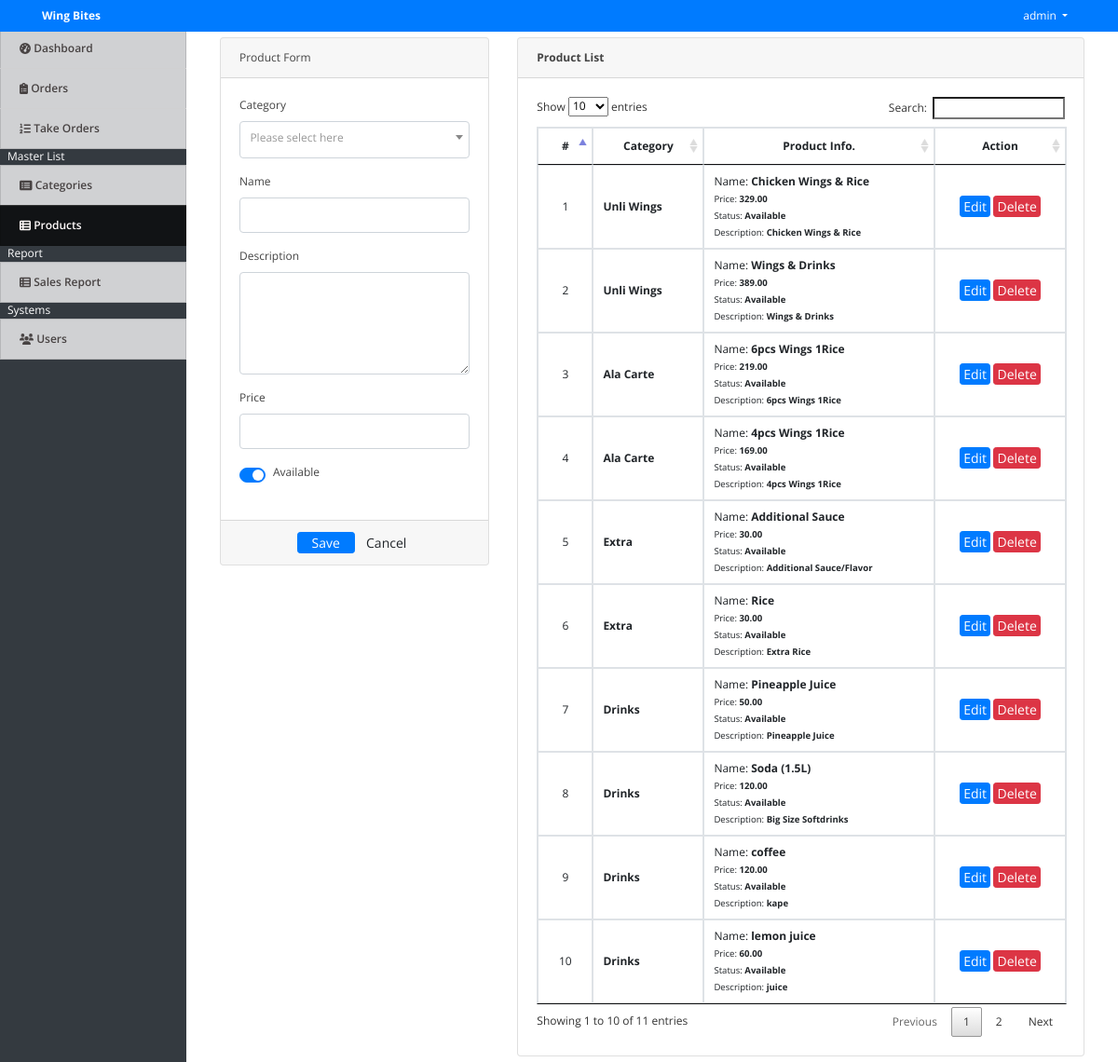
Screenshot of /index.php?page=products (signed in) with the database file from the repository.
### tables this page shows
CREATE TABLE `products` (
  `id` int(30) NOT NULL,
  `category_id` int(30) NOT NULL,
  `name` varchar(200) NOT NULL,
  `description` text NOT NULL,
  `price` float NOT NULL,
  `status` tinyint(1) NOT NULL DEFAULT 1 COMMENT '0=Unavailable,1=Available'
);

### products.php (the view, shortened to what this page needs)
<?php include('db_connect.php');?>
<div class="container-fluid">
	<div class="col-lg-12">
		<div class="row">
			<div class="col-md-4">
			<form action="" id="manage-product">
				<div class="card">
					<div class="card-header">
						   Product Form
				  	</div>
					<div class="card-body">
							<div class="form-group">
								<label class="control-label">Category</label>
									<?php
									$qry = $conn->query("SELECT * FROM categories order by name asc");
									while($row=$qry->fetch_assoc()):
										$cname[$row['id']] = ucwords($row['name']);
									?>
								<?php endwhile; ?>
							</div>
							<div class="form-group">
								<label class="control-label">Name</label>
								<input type="text" class="form-control" name="name">
							</div>
							<div class="form-group">
								<label class="control-label">Description</label>
								<textarea name="description" id="description" cols="30" rows="4" class="form-control"></textarea>
							</div>
							<div class="form-group">
								<label class="control-label">Price</label>
								<input type="number" class="form-control text-right" name="price">
							</div>
							<div class="form-group">
								<div class="custom-control custom-switch">
								  <label class="custom-control-label" for="status">Available</label>
								</div>
							</div>
					</div>
					<div class="card-footer">
						<div class="row">
							<div class="col-md-12">
								<button class="btn btn-sm btn-primary col-sm-3 offset-md-3"> Save</button>
								<button class="btn btn-sm btn-default col-sm-3" type="button" onclick="$('#manage-product').get(0).reset()"> Cancel</button>
							</div>
						</div>
					</div>
				</div>
			</form>
			</div>
			<div class="col-md-8">
				<div class="card">
					<div class="card-header">
						<b>Product List</b>
					</div>
					<div class="card-body">
						<table class="table table-bordered table-hover">
							<thead>
								<tr>
									<th class="text-center">#</th>
									<th class="text-center">Category</th>
									<th class="text-center">Product Info.</th>
									<th class="text-center">Action</th>
								</tr>
							</thead>
							<tbody>
								<?php
								$i = 1;
								$product = $conn->query("SELECT * FROM products order by id asc");
								while($row=$product->fetch_assoc()):
								?>
								<tr>
									<td class="text-center"><?php echo $i++ ?></td>
									<td class="">
										<p><b><?php echo $cname[$row['category_id']] ?></b></p>
									</td>
									<td class="">
										<p>Name: <b><?php echo $row['name'] ?></b></p>
										<p><small>Price: <b><?php echo number_format($row['price'],2) ?></b></small></p>
										<p><small>Status: <b><?php echo $row['status'] == 1 ? " Available" : "Unavailable" ?></b></small></p>
										<p><small>Description: <b><?php echo $row['description'] ?></b></small></p>
									</td>
									<td class="text-center">
										<button class="btn btn-sm btn-primary edit_product" type="button" data-id="<?php echo $row['id'] ?>" data-description="<?php echo $row['description'] ?>" data-name="<?php echo $row['name'] ?>"  data-price="<?php echo $row['price'] ?>"  data-status="<?php echo $row['status'] ?>" data-category_id="<?php echo $row['category_id'] ?>">Edit</button>
										<button class="btn btn-sm btn-danger delete_product" type="button" data-id="<?php echo $row['id'] ?>">Delete</button>
									</td>
								</tr>
								<?php endwhile; ?>
							</tbody>
						</table>
					</div>
				</div>
			</div>
		</div>
	</div>
</div>

### assets/css/style.css (style rules this page uses)
body { font-family: "Open Sans", sans-serif; color: #444444; width: 100%; height: calc(100%); font-size: 12px; }
.btn-sm { padding: .0001rem .2rem; }

### index.php (style rules this page uses)
body { background-image: url('pic/wb1.jpg'); background-repeat: no-repeat; background-attachment: fixed; background-size: 100% 100%; }

### products.php (style rules this page uses)
td { vertical-align: middle !important; }
td p { margin:unset; }
.custom-switch { cursor: pointer; }
.custom-switch * { cursor: pointer; }

### rows the page displays
products: category "Unli Wings", name "Chicken Wings & Rice", price "329.00", status "Available", description "Chicken Wings & Rice"
products: category "Unli Wings", name "Wings & Drinks", price "389.00", status "Available", description "Wings & Drinks"
products: category "Ala Carte", name "6pcs Wings 1Rice", price "219.00", status "Available", description "6pcs Wings 1Rice"
products: category "Ala Carte", name "4pcs Wings 1Rice", price "169.00", status "Available", description "4pcs Wings 1Rice"
products: category "Extra", name "Additional Sauce", price "30.00", status "Available", description "Additional Sauce/Flavor"
products: category "Extra", name "Rice", price "30.00", status "Available", description "Extra Rice"
products: category "Drinks", name "Pineapple Juice", price "50.00", status "Available", description "Pineapple Juice"
products: category "Drinks", name "Soda (1.5L)", price "120.00", status "Available", description "Big Size Softdrinks"
products: category "Drinks", name "coffee", price "120.00", status "Available", description "kape"
products: category "Drinks", name "lemon juice", price "60.00", status "Available", description "juice"

### other values shown
$_SESSION['login_name'] "admin"
